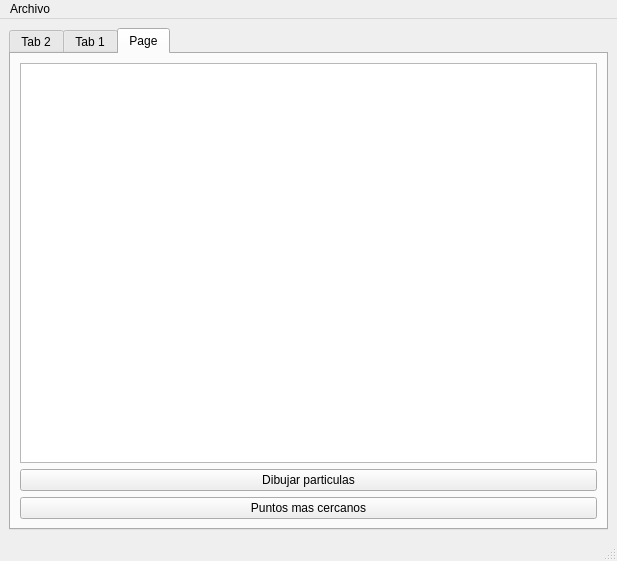
<?xml version="1.0" encoding="UTF-8"?>
<ui version="4.0">
 <class>MainWindow</class>
 <widget class="QMainWindow" name="MainWindow">
  <property name="geometry">
   <rect>
    <x>0</x>
    <y>0</y>
    <width>617</width>
    <height>561</height>
   </rect>
  </property>
  <property name="windowTitle">
   <string>MainWindow</string>
  </property>
  <widget class="QWidget" name="centralwidget">
   <layout class="QGridLayout" name="gridLayout">
    <item row="2" column="1">
     <widget class="QTabWidget" name="tabWidget">
      <property name="currentIndex">
       <number>2</number>
      </property>
      <widget class="QWidget" name="tab_2">
       <attribute name="title">
        <string>Tab 2</string>
       </attribute>
       <layout class="QGridLayout" name="gridLayout_2">
        <item row="13" column="2">
         <widget class="QPushButton" name="pushButton_3">
          <property name="text">
           <string>AgregarFinal</string>
          </property>
         </widget>
        </item>
        <item row="13" column="1">
         <widget class="QPushButton" name="pushButton">
          <property name="text">
           <string>AgregarInicio</string>
          </property>
         </widget>
        </item>
        <item row="3" column="0">
         <widget class="QLineEdit" name="lineEdit_2"/>
        </item>
        <item row="10" column="0">
         <widget class="QLabel" name="label_7">
          <property name="text">
           <string>Green</string>
          </property>
         </widget>
        </item>
        <item row="8" column="0">
         <widget class="QLabel" name="label_5">
          <property name="text">
           <string>Red</string>
          </property>
         </widget>
        </item>
        <item row="13" column="0">
         <widget class="QLineEdit" name="lineEdit_6"/>
        </item>
        <item row="11" column="0">
         <widget class="QLineEdit" name="lineEdit_7"/>
        </item>
        <item row="2" column="0">
         <widget class="QLabel" name="label_2">
          <property name="text">
           <string>Voltaje</string>
          </property>
         </widget>
        </item>
        <item row="6" column="0">
         <widget class="QLabel" name="label_4">
          <property name="text">
           <string>Posicion Y</string>
          </property>
         </widget>
        </item>
        <item row="12" column="0">
         <widget class="QLabel" name="label_6">
          <property name="text">
           <string>Blue</string>
          </property>
         </widget>
        </item>
        <item row="9" column="0">
         <widget class="QLineEdit" name="lineEdit_5"/>
        </item>
        <item row="1" column="1" rowspan="10" colspan="3">
         <widget class="QPlainTextEdit" name="plainTextEdit"/>
        </item>
        <item row="4" column="0">
         <widget class="QLabel" name="label_3">
          <property name="text">
           <string>Posicion X</string>
          </property>
         </widget>
        </item>
        <item row="1" column="0">
         <widget class="QLineEdit" name="lineEdit"/>
        </item>
        <item row="5" column="0">
         <widget class="QLineEdit" name="lineEdit_3"/>
        </item>
        <item row="13" column="3">
         <widget class="QPushButton" name="pushButton_2">
          <property name="text">
           <string>Mostrar</string>
          </property>
         </widget>
        </item>
        <item row="7" column="0">
         <widget class="QLineEdit" name="lineEdit_4"/>
        </item>
        <item row="0" column="0">
         <widget class="QLabel" name="label">
          <property name="text">
           <string>ID</string>
          </property>
         </widget>
        </item>
       </layout>
      </widget>
      <widget class="QWidget" name="tab">
       <attribute name="title">
        <string>Tab 1</string>
       </attribute>
       <layout class="QGridLayout" name="gridLayout_3">
        <item row="0" column="0">
         <widget class="QTableWidget" name="tableWidget">
          <column>
           <property name="text">
            <string>ID</string>
           </property>
          </column>
          <column>
           <property name="text">
            <string>Voltaje</string>
           </property>
          </column>
          <column>
           <property name="text">
            <string>Posicion X</string>
           </property>
          </column>
          <column>
           <property name="text">
            <string>Posicion Y</string>
           </property>
          </column>
          <column>
           <property name="text">
            <string>Red</string>
           </property>
          </column>
          <column>
           <property name="text">
            <string>Green</string>
           </property>
          </column>
          <column>
           <property name="text">
            <string>Blue</string>
           </property>
          </column>
         </widget>
        </item>
        <item row="6" column="0">
         <widget class="QPushButton" name="pushButton_5">
          <property name="text">
           <string>Mostrar Todo</string>
          </property>
         </widget>
        </item>
        <item row="3" column="0">
         <widget class="QPushButton" name="pushButton_7">
          <property name="text">
           <string>Ordenar por ID</string>
          </property>
         </widget>
        </item>
        <item row="2" column="0">
         <widget class="QLineEdit" name="lineEdit_8">
          <property name="contextMenuPolicy">
           <enum>Qt::DefaultContextMenu</enum>
          </property>
          <property name="inputMask">
           <string/>
          </property>
          <property name="text">
           <string/>
          </property>
          <property name="maxLength">
           <number>32767</number>
          </property>
          <property name="placeholderText">
           <string>Escribe el ID...</string>
          </property>
         </widget>
        </item>
        <item row="5" column="0">
         <widget class="QPushButton" name="pushButton_4">
          <property name="text">
           <string>Buscar</string>
          </property>
         </widget>
        </item>
        <item row="4" column="0">
         <widget class="QPushButton" name="pushButton_8">
          <property name="text">
           <string>Ordenar por Voltaje</string>
          </property>
         </widget>
        </item>
       </layout>
      </widget>
      <widget class="QWidget" name="tab_3">
       <property name="enabled">
        <bool>true</bool>
       </property>
       <attribute name="title">
        <string>Page</string>
       </attribute>
       <layout class="QVBoxLayout" name="verticalLayout">
        <item>
         <widget class="QGraphicsView" name="graphicsView"/>
        </item>
        <item>
         <widget class="QPushButton" name="pushButton_6">
          <property name="text">
           <string>Dibujar particulas</string>
          </property>
         </widget>
        </item>
        <item>
         <widget class="QPushButton" name="pushButton_10">
          <property name="text">
           <string>Puntos mas cercanos</string>
          </property>
         </widget>
        </item>
       </layout>
      </widget>
     </widget>
    </item>
   </layout>
  </widget>
  <widget class="QMenuBar" name="menubar">
   <property name="geometry">
    <rect>
     <x>0</x>
     <y>0</y>
     <width>617</width>
     <height>25</height>
    </rect>
   </property>
   <widget class="QMenu" name="menuArchivo">
    <property name="title">
     <string>Archivo</string>
    </property>
    <addaction name="actionOpen"/>
    <addaction name="actionSave"/>
   </widget>
   <addaction name="menuArchivo"/>
  </widget>
  <widget class="QStatusBar" name="statusbar"/>
  <action name="actionOpen">
   <property name="text">
    <string>Open</string>
   </property>
  </action>
  <action name="actionSave">
   <property name="text">
    <string>Save</string>
   </property>
  </action>
 </widget>
 <resources/>
 <connections/>
</ui>
